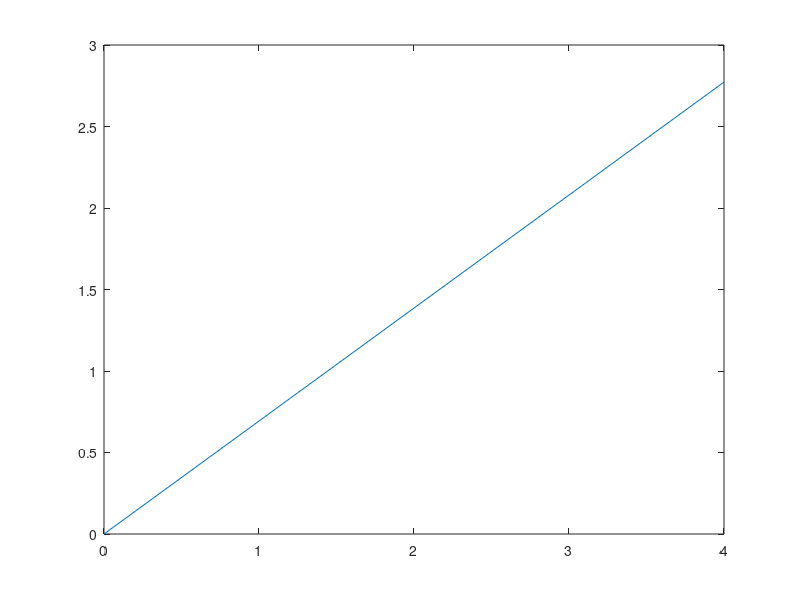

Reproduce this figure in MATLAB. (Note: this script raises an error after producing the figure.)
%% slidingFits_helpfulNeighbors

% Goal: a method of calculating doubling rate (mu), in which we use the
% points in a neighboring curve to add more points for fitting.
% 
% Strategy:
%
%       0. initialize trimmed track data
%       0. initialize window parameters (number of frames)
%       0. initialize division parameters (drop threshold)
%       1. for each movie, identify the number of tracks
%                2. per track, isolate length, width, frame and time data
%                3. calculate volume data
%                        4. build an array with length(track) that identifies curve #
%                                i. identify all changes in size > threshold (-0.75 um)
%                               ii. starting with zero, list curve # for each frame
%                        5. initialize windows for current track
%                        6. per window, isolate effective length and curve #
%                        7. if curve # changes,
%                                i. double length values after change
%                               ii. use effective length to calculate mu
%                        8. if no change in curve #, use effective length to calculate mu
%                                i. ln(effective length) vs time
%                               ii. fit linear slope to ln(eL) vs time
%                              iii. mu = slope / ln(2)
%                        9. save mu and y-intercept
%                       10. repeat for all windows
%                11. repeat for all tracks
%       12. repeat for all movies


% last update: jen, 2017 Sept 15

% OK lez go!

%%
% testing mu calculations
doublingRate = 1.0000;
t = [0,1,2,3,4];
data = 1 * 2.^(doublingRate*t);  % gives: data = [1,2,4,8,16]

ln_length = log(data);  % gives: ln_data = [0, 0.6931, 1.3863, 2.0794, 2.7726]

plot(t,data) % exponential
plot(t,ln_length) % linear

fitLine = polyfit(t,ln_length,1); % gives: fitLine = [0.6931, -0.0000]
                                % where: slope = fitLine(1)
                                %        y-int = fitLine(2)
                                
mu = fitLine(1)/log(2);         % gives: mu = 1
                                % woot! we found the doublingRate from the data!
                         
%%
% 0. initialize 
clear
clc
experiment = '2017-09-13';

% 0. open folder for experiment of interest
newFolder = strcat('/Users/jen/Documents/StockerLab/Data/LB/',experiment);%,'  (t300)');
cd(newFolder);


% 0. initialize trimmed track data

load('lb-monod-2017-09-13-jiggle-0p3.mat','D5','T');
numMovies = length(D5);


% 0. initialize window parameters
windowSize = 5;


% 0. initialize division parameters
dropFrac = -0.3;


%%
%  1. for each movie, identify the number of tracks


for n = 1:length(D5)
    
    numTracks = length(D5{n});
 
    %  2. per track, isolate length, width, frame and time data
    for track = 1: numTracks
        trackLengths = D5{n}(track).MajAx;
        trackFrames = D5{n}(track).Frame;
        trackTimes = T{n}(trackFrames)/3600;

        %  4. build an array that identifies curve #
        
        % 0. initalize array, curveNum
        curveNum = zeros(length(trackFrames),1);
        
        % i. identify all changes in size > absolute threshold
        %sizeChange = diff(trackLengths);
        %dropTrack = find(sizeChange <= dropThreshold);
        
        % i. identify all changes in size > proportional threshold
        sizeChange = diff(trackLengths);
        growthFrac = sizeChange./trackLengths(1:length(sizeChange));
        
        dropTrack = find(growthFrac <= dropFrac);
        
        
        % ii. starting with zero, list curve # for each frame
        currentCurve = 0;
        nextCurve = 1;
        if ~isempty(dropTrack)
            for i = 1:length(curveNum)
                if nextCurve <= length(dropTrack)
                    curveNum(i) = currentCurve;
                    
                    if i == dropTrack(nextCurve)
                        currentCurve = currentCurve+1;
                        nextCurve = nextCurve+1;
                    end
                    
                else
                    curveNum(i) = currentCurve;
                end
            end
        end
        clear currentCurve nextCurve i sizeChange;
        
        
        % 5. initialize windows for current track
        
        % i. define row numbers for first window
        firstWindow = 1:windowSize;
        
        % ii. calculate number of windows in current track
        numWindows = length(trackLengths) - windowSize +1;
        
        % iii. initialize current window to begin calculations
        currentWindow = firstWindow; % will slide by +1 for each iternation

        
        %  6. per window
        for w = 1:numWindows
            
            % 6. isolate current window's time, length, and curve #
            wLength = trackLengths(currentWindow);
            %wVolume = v_anupam(currentWindow);
            wCurves = curveNum(currentWindow);
            wTime = trackTimes(currentWindow);
            
            % 7. if curve # changes, adjust window Lengths by one of two means:
            isDrop = diff(wCurves);
            if sum(isDrop) ~= 0
                
                % i. find point of drop
                dropPoint = find(isDrop ~= 0);
              
                % ii. double length values after change
                multiplier = NaN(windowSize,1);
                minCurve = min(wCurves);
                maxCurve = max(wCurves);
                multiplier(wCurves == minCurve) = 1;
                multiplier(wCurves == maxCurve) = 2;
                
                wLength_adjusted = wLength.*multiplier;
                
                % iii. use effective length to calculate mu (see below for comments)
                ln_length = log(wLength_adjusted);
                fitLine = polyfit(wTime,ln_length,1);
                mu = fitLine(1)/log(2);         % divide by log(2), as eqn raises 2 by mu*t
                
                
                %  8. if no change in curve #, use effective length to calculate mu
            else
                % i. ln(effective length) vs time
                ln_length = log(wLength);
                
                % ii. fit linear slope to ln(eL) vs time
                fitLine = polyfit(wTime,ln_length,1); % gives: fitLine = [0.6931, -0.0000]
                % where:   slope = fitLine(1)
                %          y-int = fitLine(2)
                
                % iii. mu = slope / ln(2)
                mu = fitLine(1)/log(2);         % divide by log(2), as eqn raises 2 by mu*t
                
            end
            
            % 9. save mu and y-intercept
            slidingData(w,1) = mu;
            slidingData(w,2) = fitLine(2); % log(initial length), y-int
            
            % 10. repeat for all windows
            currentWindow = currentWindow + 1;
            
            clear wLength wCurves mu fitLine ln_length dropPoint isDrop maxCurve minCurve;
            clear wLength_adjusted multiplier experiment newFolder wTime;
        end
        
        % 11. save data and repeat for all tracks
        
        trackData = struct('mu',slidingData(:,1),'yInt',slidingData(:,2));
        M{n}(track) = trackData;
        
        clear slidingData trackData;
        
        disp(['Track ', num2str(track), ' from xy ', num2str(n), ' complete!'])
        
    end
    
    %       12. repeat for all movies
end

%
save('lb-monod-2017-09-13-window5-jiggle-0p3.mat', 'D5', 'M', 'T') %'D'


%% checks
% plot mu over time (like length) 
clear
load('mopsvnc-2017-05-26-revisedTrimmer-jiggle0p4.mat','D5','D','T','rejectD');


n=1;
track = 10;

trackLengths = D5{n}(track).MajAx;
trackFrames = D5{n}(track).Frame;
trackTimes = T{n}(trackFrames)/3600;
trackMus = M_abs{n}(track).mu;

figure(2)
plot(trackFrames, trackLengths,'o')
hold on
plot(trackFrames, trackLengths,'r')
grid on
xlim([0 499])
title(track);


%hold on
%plot(trackFrames(3:end-2),trackMus*4,'Color',[1 0.5 0],'Marker','o'); 
%hold on
%plot(trackFrames(3:end-2),trackMus*4,'Color',[0.5 0 0.5]); 
hold on
plot(trackFrames(3:end-2),trackMus,'ok'); 
xlim([0 499])
title(track);


%%
% re-create length track with y-int
firstWindow = 1:windowSize; 
currentWindow = firstWindow;

for i = 1:length(slidingData)
    
    wTime = trackTimes(i+2);
    %timestep = max(wTime) - min(wTime);
    
    mu = slidingData(i,1);
    yInt = slidingData(i,2);
    ln_length = yInt + mu*wTime *log(2);
    
    fit_Length(i,1) = exp(ln_length);
    
    currentWindow = currentWindow +1;
end


plot(trackFrames, trackLengths,'o')
hold on
plot(trackFrames, trackLengths,'r')
hold on
plot(trackFrames(3:end-2), fit_Length, 'ko')

xlim([0 202])
title(track);

%fitTrack(w,:) = exp( pFit(w,1)*timeTrack(Wtrack(w,:)) + pFit(w,2) );

% log(exp(1)) = 1
%%
%                        
%                10. repeat for all tracks
%       11. repeat for all movies



